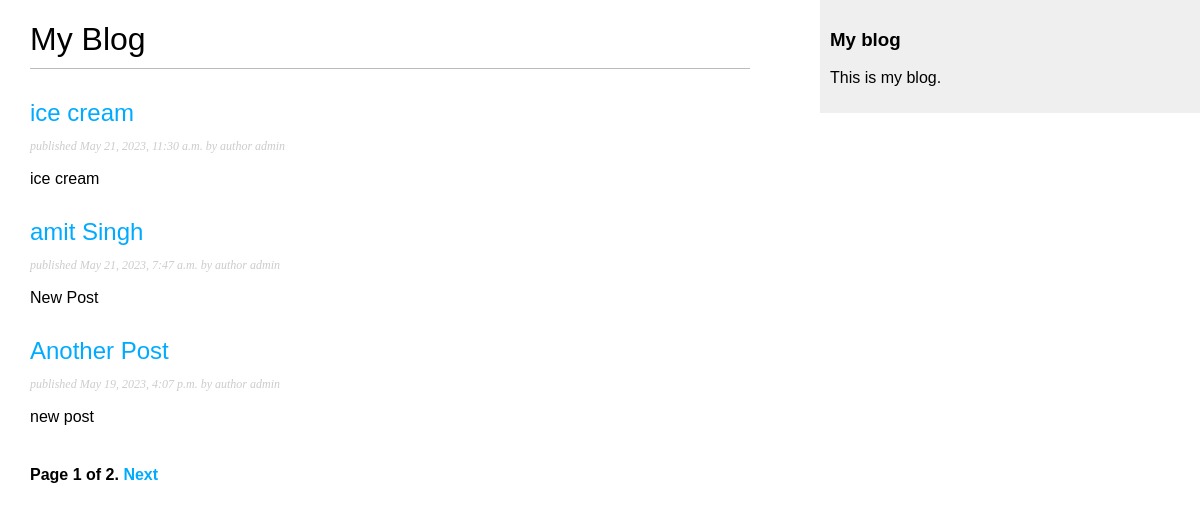
Screenshot of /blog/ with the database file from the repository.
### blog/models.py (models this page shows, shortened)
class Post(models.Model):
    class Status(models.TextChoices):
        DRAFT = 'DF', 'Draft'
        PUBLISHED = 'PB', 'Published'
    title = models.CharField(max_length=250)
    slug = models.SlugField(max_length=250, unique_for_date='publish')
    author = models.ForeignKey(User, on_delete=models.CASCADE,
                               related_name='blog_posts')
    body = models.TextField()
    publish = models.DateTimeField(default=timezone.now)
    created = models.DateTimeField(auto_now_add=True)
    updated = models.DateTimeField(auto_now=True)
    status = models.CharField(max_length=2,
                              choices=Status.choices,
                              default=Status.DRAFT)
    objects = models.Manager()
    published = PublishedManager()
    class Meta:
        ordering = ['-publish']
        indexes = [
            models.Index(fields=['-publish']),
        ]
    def get_absolute_url(self):
        return reverse('blog:post_detail',
                       args=[self.publish.year,
                             self.publish.month,
                             self.publish.day,
                             self.slug])

### blog/views.py (the view)
# urls.py: path('', views.post_list, name='post_list'),
def post_list(request):
    posts = Post.objects.all()
    paginator = Paginator(posts, 3)
    page_number = request.GET.get('page', 1)
    try:
        posts = paginator.page(page_number)
    except PageNotAnInteger:
        posts = paginator.page(1)
    except EmptyPage:
        posts = paginator.page(paginator.num_pages)
    return render(request, 'blog/post/list.html',
                  {'posts': posts})

### blog/templates/blog/post/list.html (shortened to what this page needs)
{% extends 'blog/base.html' %}
{% block content %}
<h1>My Blog</h1>
{% for post in posts%}
<h2>
        <a href="{{post.get_absolute_url}}">
        {{post.title}}
    </a>
</h2>
<p class="date">
    published {{post.publish}} by author {{post.author}}
</p>
{{post.body|truncatewords:30|linebreaks}}
{%endfor%}
{% include "pagination.html" with page=posts %}
{% endblock %}

### blog/templates/blog/base.html (shortened to what this page needs)
{% load static %}
<!DOCTYPE html>
<html lang="en">
<head>
<link rel="stylesheet" href="{% static 'css/blog.css' %}">
</head>
<body>
    <div id="content">
{% block content %}
{% endblock  %}
    </div>
    <div id="sidebar">
        <h3>My blog</h3>
        <p>This is my blog.</p>
    </div>
</body>
</html>

### blog/templates/pagination.html (shortened to what this page needs)
<div class="pagination">
    <span class="step-links">
        <span class="current">
            Page {{page.number}} of {{page.paginator.num_pages}}.
        </span>
        {% if page.has_next %}
        <a href="?page={{ page.next_page_number }}">Next</a>
        {% endif %}
    </span>
</div>

### blog/static/css/blog.css (style rules this page uses)
body { margin: 0; padding: 0; font-family: helvetica, sans-serif; }
a { color: #00abff; text-decoration: none; }
h1 { font-weight: normal; border-bottom: 1px solid #bbb; padding: 0 0 10px 0; }
h2 { font-weight: normal; margin: 30px 0 0; }
#content { float: left; width: 60%; padding: 0 0 0 30px; }
#sidebar { float: right; width: 30%; padding: 10px; background: #efefef; height: 100%; }
p.date { color: #ccc; font-family: georgia, serif; font-size: 12px; font-style: italic; }
.pagination { margin: 40px 0; font-weight: bold; }

### rows the page displays
Post: title "ice cream", publish "May 21, 2023, 11:30 a.m.", author "admin", body "ice cream"
Post: title "amit Singh", publish "May 21, 2023, 7:47 a.m.", author "admin", body "New Post"
Post: title "Another Post", publish "May 19, 2023, 4:07 p.m.", author "admin", body "new post"

### other values shown
{{ page.number }} "1"
{{ page.paginator.num_pages }} "2"
